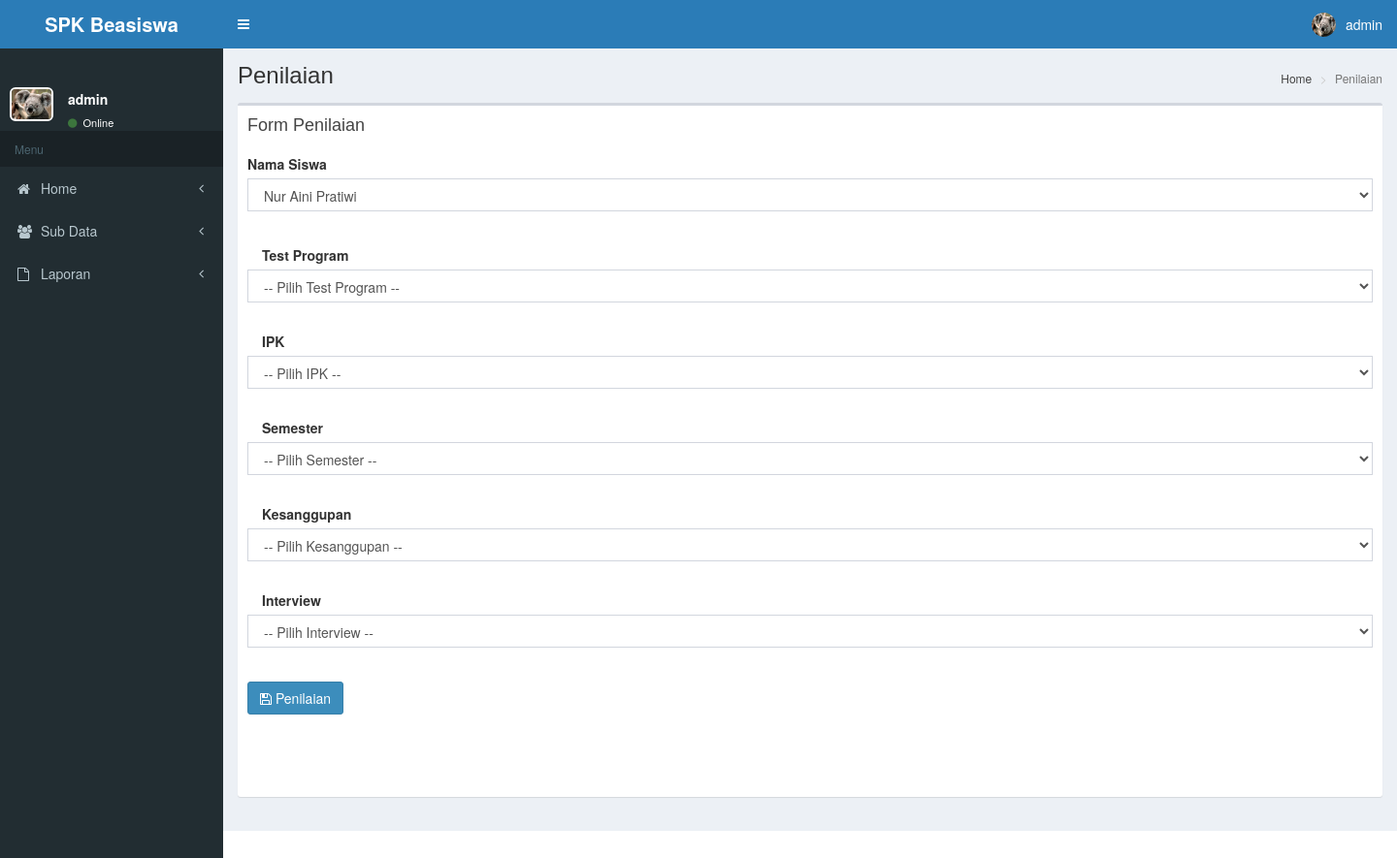
Page /admin/admin.php?p=penilaian (signed in) on the committed database.
### tables this page shows
CREATE TABLE `kriteria` (
  `id_kriteria` varchar(30) NOT NULL,
  `nama_kriteria` varchar(50) NOT NULL
);

### admin/pages/penilaian.php (the view, shortened to what this page needs)
<div class="content-wrapper">
        <section class="content-header">
          <h1>
          Penilaian
          </h1>
          <ol class="breadcrumb">
            <li><a href="home.php"> Home</a></li>
            <li class="active">Penilaian </li>
          </ol>
        </section>
        <section class="content">
          <div class="row">
            <div class="col-xs-12">
              <div class="box">
                <div class="box-header">
                  <h3 class="box-title">Form Penilaian </h3>
                </div>
                <div class="box-body">
                 <?php
                            include "../koneksi/koneksi.php";
                            ?>
              <div class="col-lg-12">
                     <form id="contactForm" action="" method="post" enctype="multipart/form-data">
                     <div class="row">
                            <div class="row">
                                <div class="form-group">
                                    <div class="col-lg-12 ">
                                        <label>Nama Siswa</label>
                                         <select name="siswa" id="" class="form-control">
                                         <?php
                                        $ambildata=mysqli_query($conn,"SELECT * FROM alternatif");
                                        while($fetcharray=mysqli_fetch_array($ambildata)){
                                            $namabarang=$fetcharray['nama'];
                                            $idbarang=$fetcharray['id_alternatif'];
                                        ?>
                                        <option value="<?= $idbarang; ?>"><?= $namabarang; ?></option>
                                        <?php
                                        }
                                        ?>
                                         </select>
                                    </div>
                                </div>
                            </div>
                            <br>
                    <?php
                            $query="SELECT * FROM kriteria";
                            $execute=$conn->query($query);
                            if ($execute->num_rows > 0){
                                while($data=$execute->fetch_array(MYSQLI_ASSOC)){
                                    echo "<div class=\"modal-body\">";
                                    echo "<label for=\"nilai\">$data[nama_kriteria]</label>";
                                    echo "<div class=\"row\">";
                                    echo "<div class=\"form-group\">";
                                    echo "<div class=\"fcol-lg-12\">";
                                    echo "<select class=\"form-control form-select\" required name=\"nilai[]\" id=\"nilai\">";
                                    echo "<option disabled selected>-- Pilih $data[nama_kriteria] --</option>";
                                    echo "</select>";
                                    echo "</div></div>";
                                }
                            }
                            ?>
                            <br>
                           <div class="row">
                                <div class="col-md-12">
                                    <button type="submit" name="simpan" class="btn btn-primary"><i class="fa fa-save"></i>  Penilaian</button>
                                </div>
                            </div>
                        </form>
                  </div>
                </div>
              </div>
            </div>
          </div>
     </section>
   </div>

### rows in the picture
kriteria: nama_kriteria "Test Program"
kriteria: nama_kriteria "IPK"
kriteria: nama_kriteria "Semester"
kriteria: nama_kriteria "Kesanggupan"
kriteria: nama_kriteria "Interview"

### other values in the picture
$nama "admin"
form field siswa "Nur Aini Pratiwi"
